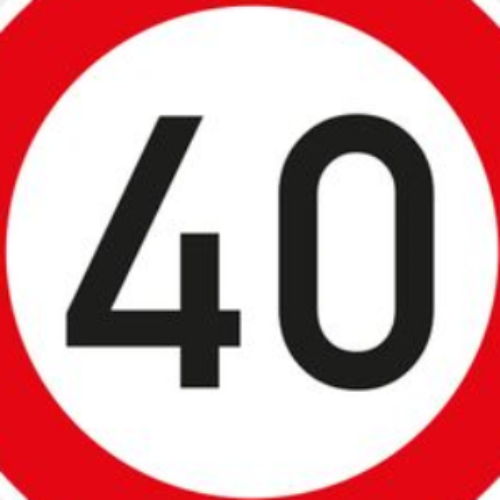
#> input picture normPictures/40norm.png, 500 x 500 px
$ python getColorBgr.py
#> lines starting #> are read from the running program, lines starting #| are printed output that depends on the picture; after the words box and inside, x2 and y2 are one past the last pixel; in counts of white or black regions, pixels touching at a corner belong together
#> further down, img is the input picture: shape (500, 500, 3); mean B, G, R 160.3, 157.7, 208.5
import numpy as np
import cv2


def empty(x):
    return x


def stack_images(scale, image_array):
    image_scale = 1 / scale
    for r in range(0, len(image_array)):
        for i in range(0, len(image_array[0])):
            image_array[r][i] = cv2.resize(image_array[r][i], (int(image_array[r][i].shape[1] // image_scale),
                                                               int(image_array[r][i].shape[0] // image_scale)))
            if len(image_array[r][i].shape) == 2:
                image_array[r][i] = cv2.cvtColor(image_array[r][i], cv2.COLOR_GRAY2BGR)
            elif len(image_array[r][i].shape) != 3:
                raise ValueError
            else:
                pass

    first_image_row = image_array[0][0]
    for i in range(1, len(image_array[0])):
        first_image_row = np.hstack((first_image_row, image_array[0][i]))

    for row in range(1, len(image_array)):
        image_row = image_array[row][0]
        for i in range(1, len(image_array[row])):
            image_row = np.hstack((image_row, image_array[row][i]))
        first_image_row = np.vstack((first_image_row, image_row))

    return first_image_row


def trackbars(img):
    cv2.namedWindow("Trackbars")
    cv2.resizeWindow("Trackbars", 640, 240)
    cv2.createTrackbar("Blue Min", "Trackbars", 0, 255, empty)
    cv2.createTrackbar("Green Min", "Trackbars", 0, 255, empty)
    cv2.createTrackbar("Red Min", "Trackbars", 50, 255, empty)
    cv2.createTrackbar("Blue Max", "Trackbars", 160, 255, empty)
    cv2.createTrackbar("Green Max", "Trackbars", 110, 255, empty)
    cv2.createTrackbar("Red Max", "Trackbars", 255, 255, empty)

    # img_hsv = cv2.cvtColor(img, cv2.COLOR_BGR2HSV)

    while True:
        h_min = cv2.getTrackbarPos("Blue Min", "Trackbars")
        h_max = cv2.getTrackbarPos("Blue Max", "Trackbars")
        s_min = cv2.getTrackbarPos("Green Min", "Trackbars")
        s_max = cv2.getTrackbarPos("Green Max", "Trackbars")
        v_min = cv2.getTrackbarPos("Red Min", "Trackbars")
        v_max = cv2.getTrackbarPos("Red Max", "Trackbars")

        lower = np.array([h_min, s_min, v_min])
        upper = np.array([h_max, s_max, v_max])
        mask = cv2.inRange(img, lower, upper)
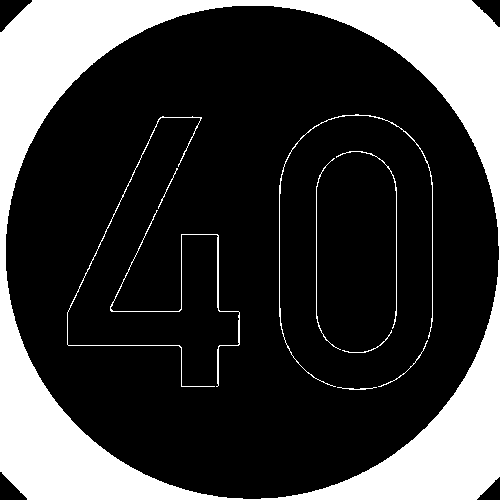
#> mask: shape (500, 500); 24.1% white; 10 white regions, largest, box (x1, y1, x2, y2) and area: (0, 0, 500, 500) 57507, (279, 114, 433, 387) 694, (110, 210, 240, 387) 644
        image_result = cv2.bitwise_and(img, img, mask=mask)
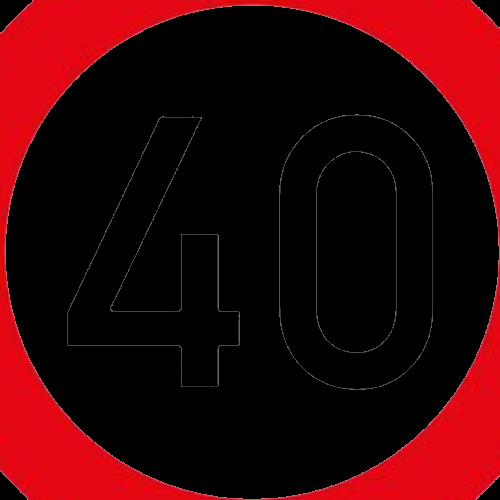
#> image_result: shape (500, 500, 3); mean B, G, R 6, 3, 52.7

        final = stack_images(1, [[img, image_result]])
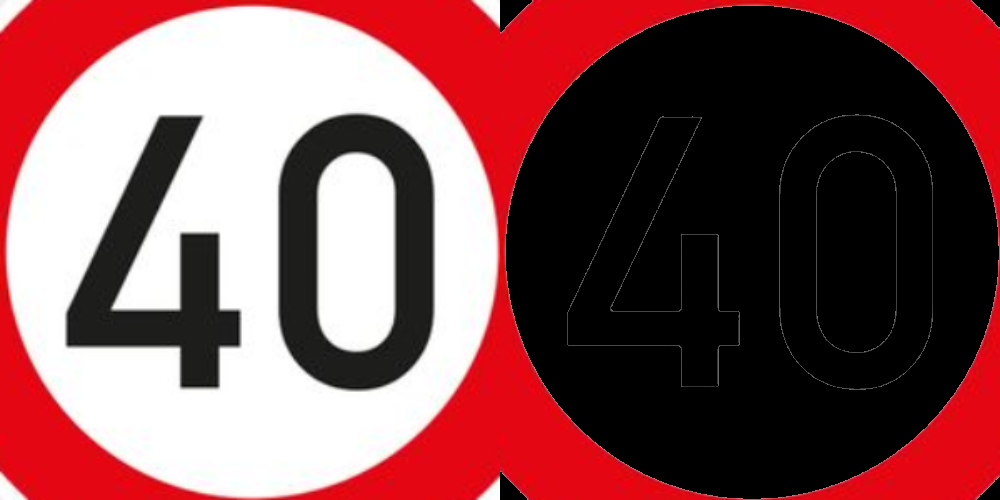
#> final: shape (500, 1000, 3); mean B, G, R 83.1, 80.4, 130.6
        cv2.imshow("Result", final)
        cv2.waitKey(1)


img = cv2.imread("normPictures/40norm.png")
trackbars(img)

$ run again, with normPictures/100norm.png copied over normPictures/40norm.png
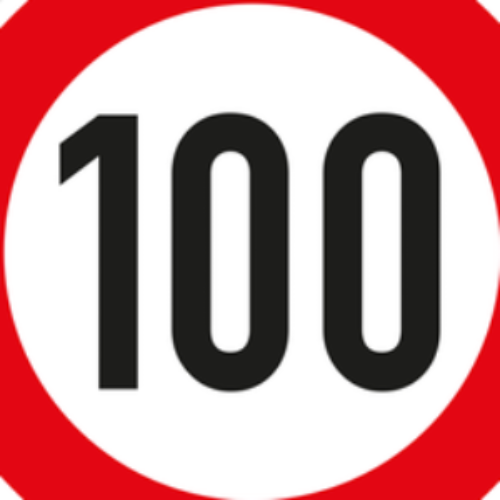
#> input picture normPictures/100norm.png, 500 x 500 px
#> img is the input picture: shape (500, 500, 3); mean B, G, R 150.6, 148.3, 197.1
#> in trackbars, `mask = cv2.inRange(img, lower, upper)`:
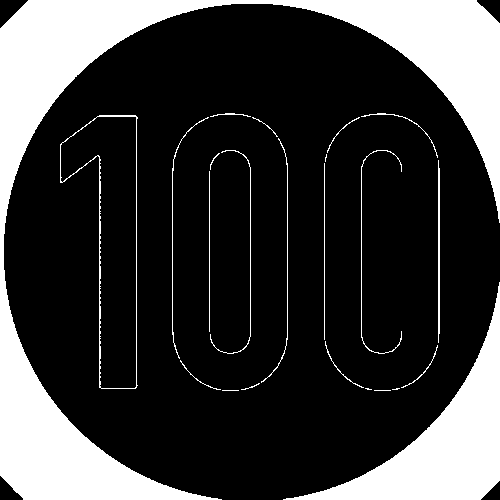
#> mask: shape (500, 500); 23.2% white; 24 white regions (5 under 20 px), largest, box (x1, y1, x2, y2) and area: (0, 0, 500, 500) 42070, (283, 282, 500, 500) 12677, (60, 115, 138, 389) 915
#> in trackbars, `final = stack_images(1, [[img, image_result]])`:
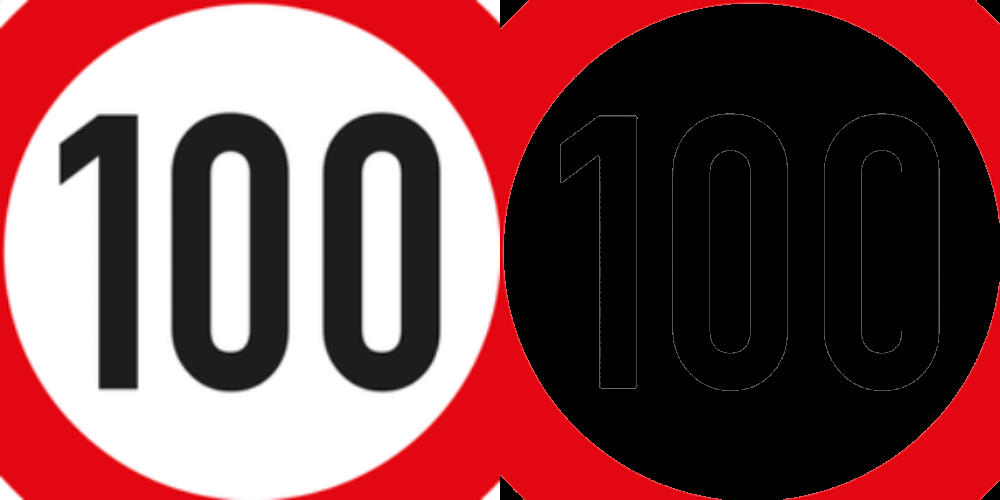
#> final: shape (500, 1000, 3); mean B, G, R 78.1, 75.6, 123.9
